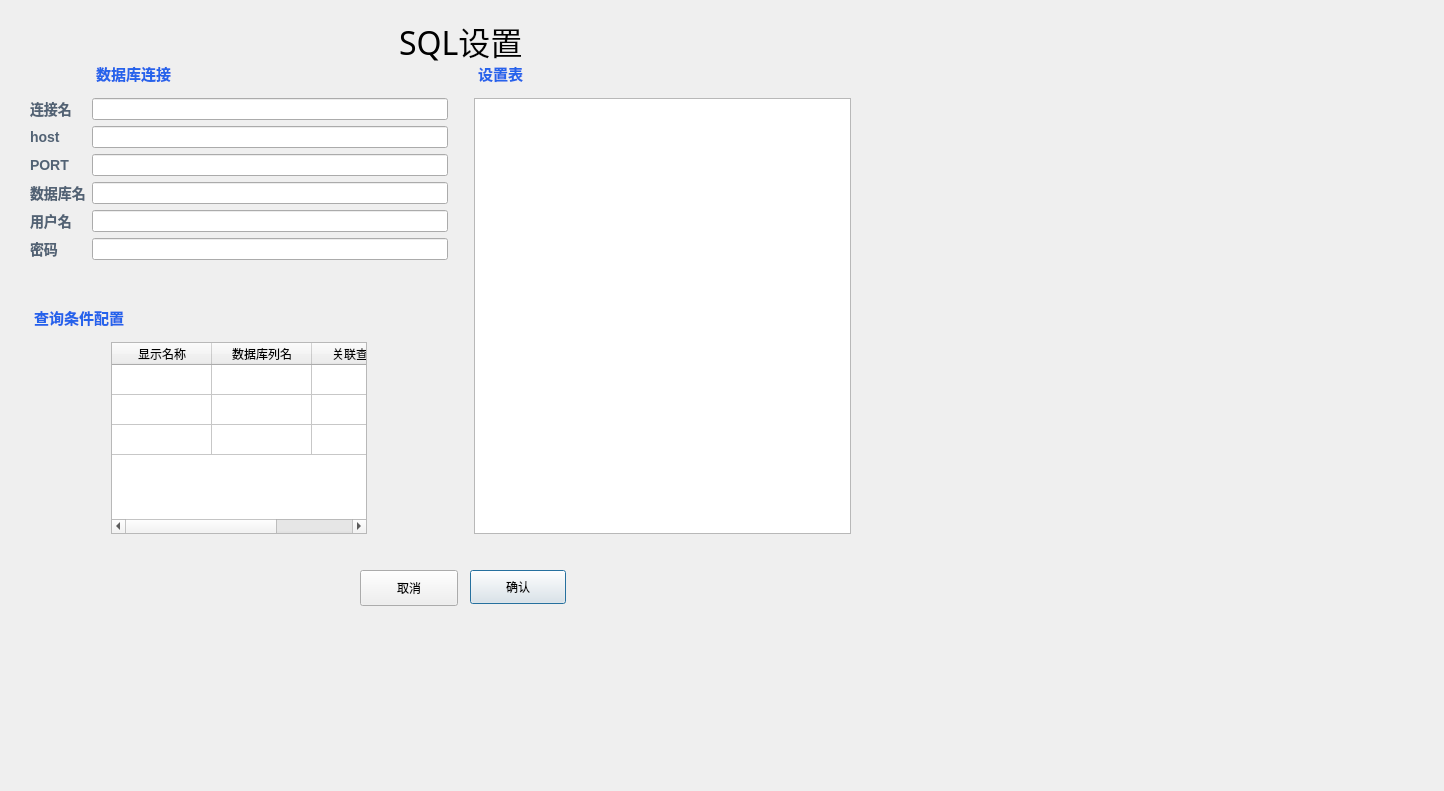
<?xml version="1.0" encoding="UTF-8"?>
<ui version="4.0">
 <class>SQLSettingDialog</class>
 <widget class="QDialog" name="SQLSettingDialog">
  <property name="geometry">
   <rect>
    <x>0</x>
    <y>0</y>
    <width>1444</width>
    <height>791</height>
   </rect>
  </property>
  <property name="minimumSize">
   <size>
    <width>0</width>
    <height>151</height>
   </size>
  </property>
  <property name="windowTitle">
   <string>SQL设置</string>
  </property>
  <property name="styleSheet">
   <string notr="true">/* ================================
   QLabel 透明底优化
   放在 QSS 文件最后
   ================================ */

/* 所有 QLabel 默认透明 */
QLabel {
    background-color: transparent;
    border: none;
}

/* 左侧字段标签：host / PORT / 数据库名 / 用户名 / 密码 */
QLabel#hostlabel,
QLabel#portlabel,
QLabel#linkSQLlabel,
QLabel#SQLUserNamelabel,
QLabel#SQLPASSWORDlabel,
QLabel#LInkNamelabel {
    background-color: transparent;
    color: #526274;
    font-size: 14px;
    font-weight: 500;
    border: none;
    padding: 0px;
}

/* 三个分区标题：数据库连接 / 设置表 / 查询配置 */
QLabel#labelSQLLink,
QLabel#labelSetTable,
QLabel#labelSelSet {
    background-color: transparent;
    color: #2563EB;
    font-size: 15px;
    font-weight: 700;
    border: none;
    padding: 0px 0px 8px 0px;
}

/* 顶部大标题 SQL设置 */
QLabel#label {
    background-color: transparent;
    color: #0F172A;
    font-size: 24px;
    font-weight: 700;
    border: none;
    padding: 12px 8px 8px 14px;
}</string>
  </property>
  <widget class="QWidget" name="verticalLayoutWidget">
   <property name="geometry">
    <rect>
     <x>30</x>
     <y>10</y>
     <width>861</width>
     <height>544</height>
    </rect>
   </property>
   <layout class="QVBoxLayout" name="verticalLayout">
    <item>
     <layout class="QHBoxLayout" name="horizontalLayout">
      <item>
       <spacer name="horizontalSpacer_3">
        <property name="orientation">
         <enum>Qt::Horizontal</enum>
        </property>
        <property name="sizeHint" stdset="0">
         <size>
          <width>40</width>
          <height>20</height>
         </size>
        </property>
       </spacer>
      </item>
      <item>
       <widget class="QLabel" name="label_2">
        <property name="minimumSize">
         <size>
          <width>0</width>
          <height>46</height>
         </size>
        </property>
        <property name="maximumSize">
         <size>
          <width>16777215</width>
          <height>30</height>
         </size>
        </property>
        <property name="font">
         <font>
          <family>Algerian</family>
          <pointsize>24</pointsize>
          <weight>50</weight>
          <bold>false</bold>
         </font>
        </property>
        <property name="text">
         <string>SQL设置</string>
        </property>
       </widget>
      </item>
      <item>
       <spacer name="horizontalSpacer_4">
        <property name="orientation">
         <enum>Qt::Horizontal</enum>
        </property>
        <property name="sizeHint" stdset="0">
         <size>
          <width>40</width>
          <height>20</height>
         </size>
        </property>
       </spacer>
      </item>
     </layout>
    </item>
    <item>
     <layout class="QGridLayout" name="gridLayout_2">
      <item row="1" column="1">
       <spacer name="verticalSpacer_2">
        <property name="orientation">
         <enum>Qt::Vertical</enum>
        </property>
        <property name="sizeHint" stdset="0">
         <size>
          <width>20</width>
          <height>40</height>
         </size>
        </property>
       </spacer>
      </item>
      <item row="1" column="0">
       <layout class="QVBoxLayout" name="verticalLayout_2">
        <item>
         <layout class="QGridLayout" name="gridLayout">
          <item row="9" column="1">
           <widget class="QLabel" name="labelSelSet">
            <property name="minimumSize">
             <size>
              <width>0</width>
              <height>30</height>
             </size>
            </property>
            <property name="text">
             <string>查询条件配置</string>
            </property>
           </widget>
          </item>
          <item row="8" column="1">
           <spacer name="verticalSpacer">
            <property name="orientation">
             <enum>Qt::Vertical</enum>
            </property>
            <property name="sizeHint" stdset="0">
             <size>
              <width>20</width>
              <height>40</height>
             </size>
            </property>
           </spacer>
          </item>
          <item row="5" column="1">
           <layout class="QGridLayout" name="gridLayout_5">
            <item row="2" column="0">
             <widget class="QLabel" name="LInkNamelabel">
              <property name="maximumSize">
               <size>
                <width>80</width>
                <height>20</height>
               </size>
              </property>
              <property name="text">
               <string>连接名</string>
              </property>
             </widget>
            </item>
            <item row="8" column="0">
             <widget class="QLabel" name="SQLPASSWORDlabel">
              <property name="maximumSize">
               <size>
                <width>80</width>
                <height>20</height>
               </size>
              </property>
              <property name="text">
               <string>密码</string>
              </property>
             </widget>
            </item>
            <item row="8" column="1">
             <widget class="QLineEdit" name="SQLPASSWORD"/>
            </item>
            <item row="7" column="1">
             <widget class="QLineEdit" name="SQLUser"/>
            </item>
            <item row="5" column="0">
             <widget class="QLabel" name="portlabel">
              <property name="maximumSize">
               <size>
                <width>80</width>
                <height>20</height>
               </size>
              </property>
              <property name="text">
               <string>PORT</string>
              </property>
             </widget>
            </item>
            <item row="6" column="1">
             <widget class="QLineEdit" name="linkSQL"/>
            </item>
            <item row="7" column="0">
             <widget class="QLabel" name="SQLUserNamelabel">
              <property name="maximumSize">
               <size>
                <width>80</width>
                <height>20</height>
               </size>
              </property>
              <property name="text">
               <string>用户名</string>
              </property>
             </widget>
            </item>
            <item row="2" column="1">
             <widget class="QLineEdit" name="LInkName"/>
            </item>
            <item row="4" column="1">
             <widget class="QLineEdit" name="host"/>
            </item>
            <item row="6" column="0">
             <widget class="QLabel" name="linkSQLlabel">
              <property name="maximumSize">
               <size>
                <width>80</width>
                <height>20</height>
               </size>
              </property>
              <property name="text">
               <string>数据库名</string>
              </property>
             </widget>
            </item>
            <item row="5" column="1">
             <widget class="QLineEdit" name="port"/>
            </item>
            <item row="4" column="0">
             <widget class="QLabel" name="hostlabel">
              <property name="maximumSize">
               <size>
                <width>80</width>
                <height>20</height>
               </size>
              </property>
              <property name="text">
               <string>host</string>
              </property>
             </widget>
            </item>
            <item row="1" column="1">
             <widget class="QLabel" name="labelSQLLink">
              <property name="minimumSize">
               <size>
                <width>0</width>
                <height>30</height>
               </size>
              </property>
              <property name="text">
               <string>数据库连接</string>
              </property>
             </widget>
            </item>
           </layout>
          </item>
          <item row="10" column="1">
           <layout class="QHBoxLayout" name="horizontalLayout_2">
            <item>
             <spacer name="horizontalSpacer_2">
              <property name="orientation">
               <enum>Qt::Horizontal</enum>
              </property>
              <property name="sizeHint" stdset="0">
               <size>
                <width>40</width>
                <height>20</height>
               </size>
              </property>
             </spacer>
            </item>
            <item>
             <widget class="QTableWidget" name="tableWidgetSelSet">
              <property name="selectionMode">
               <enum>QAbstractItemView::SingleSelection</enum>
              </property>
              <property name="selectionBehavior">
               <enum>QAbstractItemView::SelectRows</enum>
              </property>
              <property name="rowCount">
               <number>3</number>
              </property>
              <property name="columnCount">
               <number>3</number>
              </property>
              <attribute name="horizontalHeaderVisible">
               <bool>true</bool>
              </attribute>
              <attribute name="verticalHeaderVisible">
               <bool>false</bool>
              </attribute>
              <row/>
              <row/>
              <row/>
              <column>
               <property name="text">
                <string>显示名称</string>
               </property>
              </column>
              <column>
               <property name="text">
                <string>数据库列名</string>
               </property>
              </column>
              <column>
               <property name="text">
                <string>关联查询表</string>
               </property>
              </column>
             </widget>
            </item>
            <item>
             <spacer name="horizontalSpacer_5">
              <property name="orientation">
               <enum>Qt::Horizontal</enum>
              </property>
              <property name="sizeHint" stdset="0">
               <size>
                <width>40</width>
                <height>20</height>
               </size>
              </property>
             </spacer>
            </item>
           </layout>
          </item>
         </layout>
        </item>
       </layout>
      </item>
      <item row="1" column="2">
       <layout class="QGridLayout" name="gridLayout_3">
        <item row="2" column="1">
         <spacer name="verticalSpacer_3">
          <property name="orientation">
           <enum>Qt::Vertical</enum>
          </property>
          <property name="sizeHint" stdset="0">
           <size>
            <width>20</width>
            <height>40</height>
           </size>
          </property>
         </spacer>
        </item>
        <item row="2" column="2">
         <layout class="QGridLayout" name="gridLayout_4">
          <item row="1" column="1">
           <spacer name="verticalSpacer_4">
            <property name="orientation">
             <enum>Qt::Vertical</enum>
            </property>
            <property name="sizeHint" stdset="0">
             <size>
              <width>20</width>
              <height>40</height>
             </size>
            </property>
           </spacer>
          </item>
         </layout>
        </item>
        <item row="2" column="0">
         <widget class="QTableWidget" name="SQLTableSetitng">
          <property name="selectionMode">
           <enum>QAbstractItemView::SingleSelection</enum>
          </property>
          <property name="selectionBehavior">
           <enum>QAbstractItemView::SelectRows</enum>
          </property>
          <property name="columnCount">
           <number>2</number>
          </property>
          <attribute name="horizontalHeaderVisible">
           <bool>false</bool>
          </attribute>
          <attribute name="verticalHeaderVisible">
           <bool>false</bool>
          </attribute>
          <attribute name="verticalHeaderHighlightSections">
           <bool>true</bool>
          </attribute>
          <column>
           <property name="text">
            <string>前端表名</string>
           </property>
          </column>
          <column>
           <property name="text">
            <string>数据库表名</string>
           </property>
          </column>
         </widget>
        </item>
        <item row="0" column="0">
         <widget class="QLabel" name="labelSetTable">
          <property name="minimumSize">
           <size>
            <width>0</width>
            <height>30</height>
           </size>
          </property>
          <property name="maximumSize">
           <size>
            <width>16777215</width>
            <height>30</height>
           </size>
          </property>
          <property name="text">
           <string>设置表</string>
          </property>
         </widget>
        </item>
       </layout>
      </item>
     </layout>
    </item>
    <item>
     <spacer name="horizontalSpacer">
      <property name="orientation">
       <enum>Qt::Horizontal</enum>
      </property>
      <property name="sizeHint" stdset="0">
       <size>
        <width>40</width>
        <height>20</height>
       </size>
      </property>
     </spacer>
    </item>
   </layout>
  </widget>
  <widget class="QPushButton" name="pushButton">
   <property name="geometry">
    <rect>
     <x>470</x>
     <y>570</y>
     <width>96</width>
     <height>34</height>
    </rect>
   </property>
   <property name="text">
    <string>确认</string>
   </property>
  </widget>
  <widget class="QPushButton" name="pushButton_2">
   <property name="geometry">
    <rect>
     <x>360</x>
     <y>570</y>
     <width>98</width>
     <height>36</height>
    </rect>
   </property>
   <property name="text">
    <string>取消</string>
   </property>
  </widget>
 </widget>
 <resources/>
 <connections/>
</ui>
